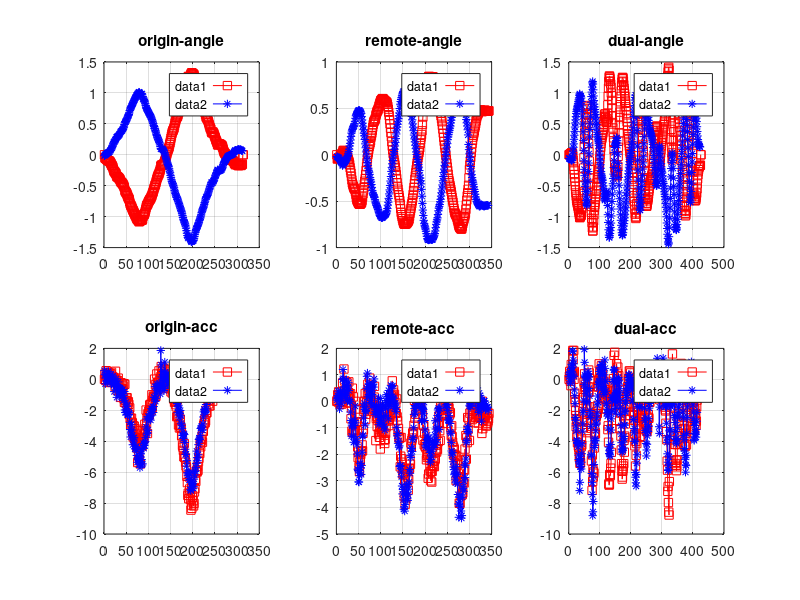
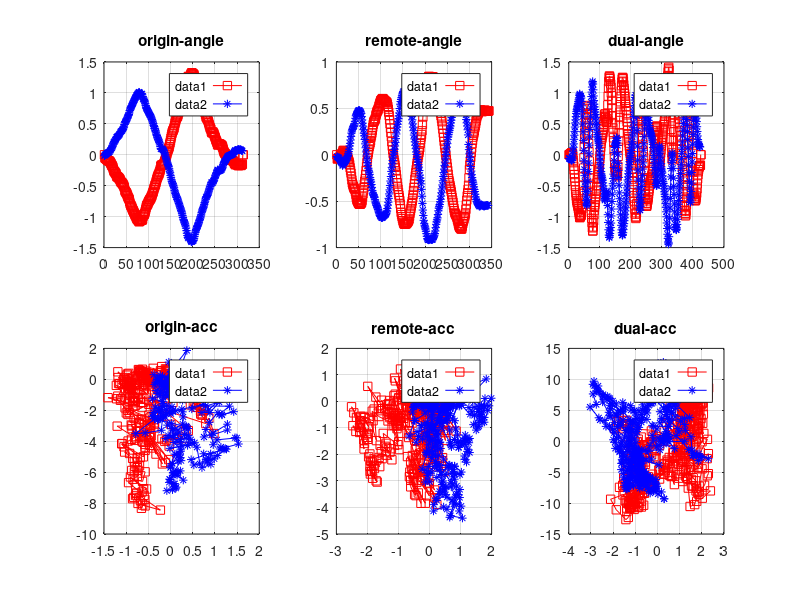
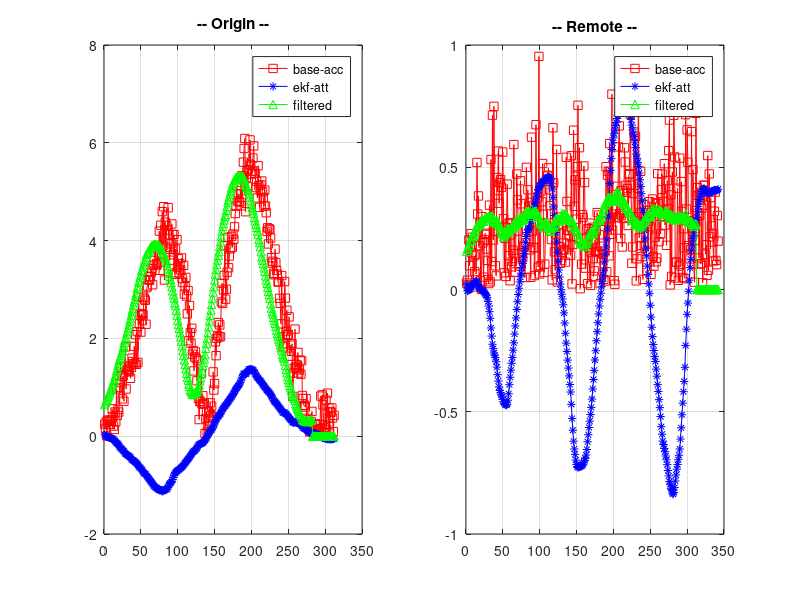

Reproduce these figures in MATLAB, in order.
%%%%%%%%%%%%%%%%%%%%%%%%%%%%%%%%%%%%%%%%%%%%%%%%%%%%%%%%%%%%%%%%%%%%%%%%%%%%%%%%%%%%%%%%%5
%%%% Gesture Roll analyse 
%%%%
%%%%            ZHAOCHAO
%%%%                2016-11-08
%%%%%%%%%%%%%%%%%%%%%%%%%%%%%%%%%%%%%%%%%%%%%%%%%%%%%%%%%%%%%%%%%%%%%%%%%%%%%%%%%%%%%%%%%%%%%%%%%%
%%%%

figure(1);
figure(2);

%%%% roll-origin 

load data_origin_slow.dat

dat = data_origin_slow;

index_left = find(dat(:,1) == 0);
origin_left_att = dat(index_left, 2:4);
origin_left_acc = dat(index_left, 8:10);
origin_left_gyro = dat(index_left, 5:7);


index_right = find(dat(:,1) == 2);
origin_right_att = dat(index_right, 2:4);
origin_right_acc = dat(index_right, 8:10);
origin_right_gyro = dat(index_right, 5:7);

figure(1);
% att
% x-t, y-z
subplot(2,3,1);
tmp_t = [1: 1: size(origin_left_att(:,1), 1)];
plot(tmp_t, origin_left_att(:,2), 'rs-');
hold on;
tmp_t = [1: 1: size(origin_right_att(:,1), 1)];
plot(tmp_t, origin_right_att(:,2), 'b*-');
grid on;
legend('left', 'right');
title('origin-angle');

% acc
% x-x, y-z
subplot(2,3,4);
tmp_t = [1: 1: size(origin_left_acc(:,2), 1)];
plot(tmp_t, origin_left_acc(:,2), 'rs-');
hold on;
tmp_t = [1: 1: size(origin_right_acc(:,2), 1)];
plot(tmp_t, origin_right_acc(:,2), 'b*-');
grid on;
legend('left', 'right');
title('origin-acc');

figure(2);
% att
% x-t, y-z
subplot(2,3,1);
tmp_t = [1: 1: size(origin_left_att(:,1), 1)];
plot(tmp_t, origin_left_att(:,2), 'rs-');
hold on;
tmp_t = [1: 1: size(origin_right_att(:,1), 1)];
plot(tmp_t, origin_right_att(:,2), 'b*-');
grid on;
legend('left', 'right');
title('origin-angle');

% acc
% x-x, y-z
subplot(2,3,4);
plot(origin_left_acc(:,1), origin_left_acc(:,2), 'rs-');
hold on;
plot(origin_right_acc(:,1), origin_right_acc(:,2), 'b*-');
grid on;
legend('left', 'right');
title('origin-acc');


%%%% roll-remote

load data_remote_slow.dat

dat = data_remote_slow;

index_left = find(dat(:,1) == 0);
remote_left_att = dat(index_left, 2:4);
remote_left_acc = dat(index_left, 8:10);
remote_left_gyro = dat(index_left, 5:7);

index_right = find(dat(:,1) == 2);
remote_right_att = dat(index_right, 2:4);
remote_right_acc = dat(index_right, 8:10);
remote_right_gyro = dat(index_right, 5:7);

figure(1);
% att
% x-x, y-z
subplot(2,3,2);
tmp_t = [1: 1: size(remote_left_att(:,1), 1)];
plot(tmp_t, remote_left_att(:,2), 'rs-');
hold on;
tmp_t = [1: 1: size(remote_right_att(:,1), 1)];
plot(tmp_t, remote_right_att(:,2), 'b*-');
grid on;
legend('left', 'right');
title('remote-angle');

% acc
% x-x, y-z
subplot(2,3,5);
tmp_t = [1: 1: size(remote_left_acc(:,1), 1)];
plot(tmp_t, remote_left_acc(:,2), 'rs-');
hold on;
tmp_t = [1: 1: size(remote_right_acc(:,1), 1)];
plot(tmp_t, remote_right_acc(:,2), 'b*-');
grid on;
legend('left', 'right');
title('remote-acc');


figure(2);
% att
% x-x, y-z
subplot(2,3,2);
tmp_t = [1: 1: size(remote_left_att(:,1), 1)];
plot(tmp_t, remote_left_att(:,2), 'rs-');
hold on;
tmp_t = [1: 1: size(remote_right_att(:,1), 1)];
plot(tmp_t, remote_right_att(:,2), 'b*-');
grid on;
legend('left', 'right');
title('remote-angle');

% acc
% x-x, y-z
subplot(2,3,5);
plot(remote_left_acc(:,1), remote_left_acc(:,2), 'rs-');
hold on;
plot(remote_right_acc(:,1), remote_right_acc(:,2), 'b*-');
grid on;
legend('left', 'right');
title('remote-acc');


%%%% roll-dual

load data_dual_slow.dat

dat = data_dual_slow;

index_left = find(dat(:,1) == 0);
dual_left_att = dat(index_left, 2:4);
dual_left_acc = dat(index_left, 8:10);
dual_left_gyro = dat(index_left, 5:7);

index_right = find(dat(:,1) == 2);
dual_right_att = dat(index_right, 2:4);
dual_right_acc = dat(index_right, 8:10);
dual_right_gyro = dat(index_right, 5:7);


figure(1);
% att
% x-x, y-z
subplot(2,3,3);
tmp_t = [1: 1: size(dual_left_att(:,1), 1)];
plot(tmp_t, dual_left_att(:,2), 'rs-');
hold on;
tmp_t = [1: 1: size(dual_right_att(:,1), 1)];
plot(tmp_t, dual_right_att(:,2), 'b*-');
grid on;
legend('left', 'right');
title('dual-angle');

% acc
% x-x, y-z
subplot(2,3,6);
tmp_t = [1: 1: size(dual_left_acc(:,1), 1)];
plot(tmp_t, dual_left_acc(:,2), 'rs-');
hold on;
tmp_t = [1: 1: size(dual_right_acc(:,1), 1)];
plot(tmp_t, dual_right_acc(:,2), 'b*-');
grid on;
legend('left', 'right');
title('dual-acc');


figure(2);
% att
% x-x, y-z
subplot(2,3,3);
tmp_t = [1: 1: size(dual_left_att(:,1), 1)];
plot(tmp_t, dual_left_att(:,2), 'rs-');
hold on;
tmp_t = [1: 1: size(dual_right_att(:,1), 1)];
plot(tmp_t, dual_right_att(:,2), 'b*-');
grid on;
legend('left', 'right');
title('dual-angle');

% acc
% x-x, y-z
subplot(2,3,6);
plot(dual_left_acc(:,1), dual_left_acc(:,3), 'rs-');
hold on;
plot(dual_right_acc(:,1), dual_right_acc(:,3), 'b*-');
grid on;
legend('left', 'right');
title('dual-acc');


%%%%%%%%%%%%%%%%%%%%%%%%%%%%%%%%%%%%%%%%%%%%%%%%%%%%%%%%%%%%%%%%%%%%%%%%%%%%%%%%%%%%%%%%%%%%%%%%%%%
%%%%  Origin
%%%%  delta-theta

SLIDE_WINDOWS_WIDTH = 0;

origin_size = min(min(size(origin_left_att, 1), size(origin_left_acc, 1)), ...
    min(size(origin_right_att, 1), size(origin_right_acc, 1))) - SLIDE_WINDOWS_WIDTH;

delta_origin_left_att = zeros(origin_size, 3);
delta_origin_left_acc = zeros(origin_size, 3);
delta_origin_left_gyro = zeros(origin_size, 3);
delta_origin_left_t = zeros(origin_size, 1);

delta_origin_right_att = zeros(origin_size, 3);
delta_origin_right_acc = zeros(origin_size, 3);
delta_origin_right_gyro = zeros(origin_size, 3);
delta_origin_right_t = zeros(origin_size, 1);

% origin_left_att & origin_left_acc
% origin_right_att & origin_right_acc
for index = 1 : origin_size
    delta_origin_left_att(index, :) = sum(origin_left_att(index : (index + SLIDE_WINDOWS_WIDTH), :))/(SLIDE_WINDOWS_WIDTH + 1);
    delta_origin_left_acc(index, :) = sum(origin_left_acc(index : (index + SLIDE_WINDOWS_WIDTH), :))/(SLIDE_WINDOWS_WIDTH + 1);
    delta_origin_left_gyro(index, :) = sum(origin_left_gyro(index : (index + SLIDE_WINDOWS_WIDTH), :))/(SLIDE_WINDOWS_WIDTH + 1);
    
    delta_origin_right_att(index, :) = sum(origin_right_att(index : (index + SLIDE_WINDOWS_WIDTH), :))/(SLIDE_WINDOWS_WIDTH + 1);
    delta_origin_right_acc(index, :) = sum(origin_right_acc(index : (index + SLIDE_WINDOWS_WIDTH), :))/(SLIDE_WINDOWS_WIDTH + 1);
    delta_origin_right_gyro(index, :) = sum(origin_right_gyro(index : (index + SLIDE_WINDOWS_WIDTH), :))/(SLIDE_WINDOWS_WIDTH + 1);
end

% for index = 1 : origin_size -1
%    delta_origin_left_acc(index, :) = origin_left_acc(index + 1, :) - origin_left_acc(index, :); 
% %    delta_origin_left_t(index) = sum(delta_origin_left_att(index, 1) / delta_origin_left_gyro(index, 1) ...
% %                                     + delta_origin_left_att(index, 2) / delta_origin_left_gyro(index, 2) ...
% %                                     + delta_origin_left_att(index, 3) / delta_origin_left_gyro(index, 3)) / 3;
%    
%    delta_origin_right_acc(index, :) = origin_right_acc(index + 1, :) - origin_right_acc(index, :);
% %    delta_origin_right_t(index) = sum(delta_origin_right_att(index, 1) / delta_origin_right_gyro(index, 1) ...
% %                                     + delta_origin_right_att(index, 2) / delta_origin_right_gyro(index, 2) ...
% %                                     + delta_origin_right_att(index, 3) / delta_origin_right_gyro(index, 3)) / 3;
% 
% end

delta_orign_right_acc = origin_right_acc(1:origin_size, :);
delta_origin_left_acc = origin_left_acc(1:origin_size, :);

delta_origin_acc = (delta_origin_left_acc - delta_origin_right_acc) / 2;
delta_origin_gyro = (delta_origin_left_gyro - delta_origin_right_gyro) / 2;
delta_origin_att = (delta_origin_left_att - delta_origin_right_att) / 2;

m_delta_origin_acc = zeros(1, origin_size);
m_delta_origin_gyro = zeros(1, origin_size);

for index = 1 : origin_size
%     m_delta_origin_acc(index) = sqrt( abs(delta_origin_acc(index, 1) .* delta_origin_acc(index, 1) ...
%                             + delta_origin_acc(index, 2) .* delta_origin_acc(index, 2) ...
%                             + delta_origin_acc(index, 3) .* delta_origin_acc(index, 3)));
    m_delta_origin_gyro(index) = sqrt( abs(delta_origin_left_gyro(index, 1) .* delta_origin_gyro(index, 1) ...
                            + delta_origin_gyro(index, 2) .* delta_origin_gyro(index, 2) ...
                            + delta_origin_gyro(index, 3) .* delta_origin_gyro(index, 3)));

    m_delta_origin_acc(index) = sqrt( abs(delta_origin_acc(index, 2) .* delta_origin_acc(index, 2)));
                        
% % %     m_delta_origin_acc(index) = sqrt( abs(delta_origin_acc(index, 1) .* delta_origin_acc(index, 1) ...
% % %                             + delta_origin_acc(index, 3) .* delta_origin_acc(index, 3)));
% % %     m_delta_origin_gyro(index) = sqrt( abs(delta_origin_left_gyro(index, 1) .* delta_origin_gyro(index, 1) ...
% % %                             + delta_origin_gyro(index, 3) .* delta_origin_gyro(index, 3)));
end

% % % tmp_origin_left_att ./ delta_origin_left_acc
% % % delta_origin_left_att ./ delta_origin_left_acc
% % % delta_origin_left_gyro ./ delta_origin_left_acc
% % % delta_origin_left_gyro ./ delta_origin_acc 

kdt = (m_delta_origin_gyro ./ m_delta_origin_acc);

%%%% mean
display('origin[m_gyro/m_delta_acc]_mean: ');
mean(kdt)

%%%% var
display('origin[m_gyro/m_delta_acc]_var: ')
var(kdt)

%%%% std
display('origin[m_gyro/m_delta_acc]_std: ')
std(kdt)

% % % origin_left_dt = sum(delta_origin_left_t) / (size(delta_origin_left_t, 1)-1)
% % % origin_right_dt = sum(delta_origin_right_t) / (size(delta_origin_right_t, 1)-1)
% % % 
% % % origin_left_vec = delta_origin_left_acc .* origin_left_dt;
% % % origin_right_vec = delta_origin_right_acc .* origin_right_dt;



%%%%%%%%%%%%%%%%%%%%%%%%%%%%%%%%%%%%%%%%%%%%%%%%%%%%%%%%%%%%%%%%%%%%%%%%%%%%%%%%%%%%%%%%%%%%%%%%%%%
%%%%  Slide_Windows_Filter
%%%%  Origin

SLIDE_WINDOWS_WIDTH = 30;

origin_size = size(m_delta_origin_acc, 2) - SLIDE_WINDOWS_WIDTH;

fm_delta_origin_acc = zeros(size(m_delta_origin_acc));

for index = 1 : origin_size 
    fm_delta_origin_acc(index) = sum(m_delta_origin_acc(index : (index + SLIDE_WINDOWS_WIDTH)))/(SLIDE_WINDOWS_WIDTH + 1);
end



figure(4);

subplot(1, 2, 1);
tmp_t = [1: 1: size(m_delta_origin_acc, 2)];
plot(tmp_t, m_delta_origin_acc, 'rs-');
hold on;
tmp_t = [1: 1: size(delta_origin_att(:,1), 1)];
plot(tmp_t, delta_origin_att(:,2), 'b*-');
grid on;

tmp_t = [1: 1: size(fm_delta_origin_acc, 2)];
plot(tmp_t, fm_delta_origin_acc, 'g^-');
legend('base-acc', 'ekf-att', 'filtered');
title('-- Origin --');



%%%%%%%%%%%%%%%%%%%%%%%%%%%%%%%%%%%%%%%%%%%%%%%%%%%%%%%%%%%%%%%%%%%%%%%%%%%%%%%%%%%%%%%%%%%%%%%%%%%%%%
%%%%  Remote 
%%%%  delta-theta

SLIDE_WINDOWS_WIDTH = 0;

remote_size = min(min(size(remote_left_att, 1), size(remote_left_acc, 1)), ...
    min(size(remote_right_att, 1), size(remote_right_acc, 1))) - SLIDE_WINDOWS_WIDTH;

delta_remote_left_att = zeros(remote_size, 3);
delta_remote_left_acc = zeros(remote_size, 3);
delta_remote_left_gyro = zeros(remote_size, 3);
delta_remote_left_t = zeros(remote_size, 1);

delta_remote_right_att = zeros(remote_size, 3);
delta_remote_right_acc = zeros(remote_size, 3);
delta_remote_right_gyro = zeros(remote_size, 3);
delta_remote_right_t = zeros(remote_size, 1);

% origin_left_att & origin_left_acc
% origin_right_att & origin_right_acc
for index = 1 : remote_size
    delta_remote_left_att(index, :) = sum(remote_left_att(index : (index + SLIDE_WINDOWS_WIDTH), :))/(SLIDE_WINDOWS_WIDTH + 1);
    delta_remote_left_acc(index, :) = sum(remote_left_acc(index : (index + SLIDE_WINDOWS_WIDTH), :))/(SLIDE_WINDOWS_WIDTH + 1);
    delta_remote_left_gyro(index, :) = sum(remote_left_gyro(index : (index + SLIDE_WINDOWS_WIDTH), :))/(SLIDE_WINDOWS_WIDTH + 1);
    
    delta_remote_right_att(index, :) = sum(remote_right_att(index : (index + SLIDE_WINDOWS_WIDTH), :))/(SLIDE_WINDOWS_WIDTH + 1);
    delta_remote_right_acc(index, :) = sum(remote_right_acc(index : (index + SLIDE_WINDOWS_WIDTH), :))/(SLIDE_WINDOWS_WIDTH + 1);
    delta_remote_right_gyro(index, :) = sum(remote_right_gyro(index : (index + SLIDE_WINDOWS_WIDTH), :))/(SLIDE_WINDOWS_WIDTH + 1);
end

% % % for index = 1 : remote_size -1
% % %    delta_remote_left_acc(index, :) = remote_left_acc(index + 1, :) - remote_left_acc(index, :); 
% % % %    delta_origin_left_t(index) = sum(delta_origin_left_att(index, 1) / delta_origin_left_gyro(index, 1) ...
% % % %                                     + delta_origin_left_att(index, 2) / delta_origin_left_gyro(index, 2) ...
% % % %                                     + delta_origin_left_att(index, 3) / delta_origin_left_gyro(index, 3)) / 3;
% % %    
% % %    delta_remote_right_acc(index, :) = remote_right_acc(index + 1, :) - remote_right_acc(index, :);
% % % %    delta_origin_right_t(index) = sum(delta_origin_right_att(index, 1) / delta_origin_right_gyro(index, 1) ...
% % % %                                     + delta_origin_right_att(index, 2) / delta_origin_right_gyro(index, 2) ...
% % % %                                     + delta_origin_right_att(index, 3) / delta_origin_right_gyro(index, 3)) / 3;
% % % 
% % % end

delta_remote_left_acc = remote_left_acc(1:remote_size, :);
delta_remote_right_acc = remote_right_acc(1:remote_size, :);


delta_remote_acc = (delta_remote_left_acc - delta_remote_right_acc) / 2;
delta_remote_gyro = (delta_remote_left_gyro - delta_remote_right_gyro) / 2;
delta_remote_att = (delta_remote_left_att - delta_remote_right_att) / 2;

m_delta_remote_acc = zeros(1, remote_size);
m_delta_remote_gyro = zeros(1, remote_size);

for index = 1 : remote_size
%     m_delta_remote_acc(index) = sqrt( abs(delta_remote_acc(index, 1) .* delta_remote_acc(index, 1) ...
%                             + delta_remote_acc(index, 2) .* delta_remote_acc(index, 2) ...
%                             + delta_remote_acc(index, 3) .* delta_remote_acc(index, 3)));
    m_delta_remote_gyro(index) = sqrt( abs(delta_remote_left_gyro(index, 1) .* delta_remote_gyro(index, 1) ...
                            + delta_remote_gyro(index, 2) .* delta_remote_gyro(index, 2) ...
                            + delta_remote_gyro(index, 3) .* delta_remote_gyro(index, 3)));
                        
    m_delta_remote_acc(index) = sqrt( abs(delta_remote_acc(index, 2) .* delta_remote_acc(index, 2)));
% % % % %     m_delta_remote_gyro(index) = sqrt( abs(delta_remote_left_gyro(index, 2) .* delta_remote_gyro(index, 2)));
% % % 
% % %     m_delta_remote_acc(index) = sqrt( abs(delta_remote_acc(index, 1) .* delta_remote_acc(index, 1) ...
% % %                             + delta_remote_acc(index, 3) .* delta_remote_acc(index, 3)));
% % %     m_delta_remote_gyro(index) = sqrt( abs(delta_remote_left_gyro(index, 1) .* delta_remote_gyro(index, 1) ...
% % %                             + delta_remote_gyro(index, 3) .* delta_remote_gyro(index, 3)));

end

% % % tmp_origin_left_att ./ delta_origin_left_acc
% % % delta_origin_left_att ./ delta_origin_left_acc
% % % delta_origin_left_gyro ./ delta_origin_left_acc
% % % delta_origin_left_gyro ./ delta_origin_acc 

kdt = (m_delta_remote_gyro ./ m_delta_remote_acc);

%%%% mean
display('Remote[m_gyro/m_delta_acc]_mean: ');
mean(kdt)

%%%% var
display('Remote[m_gyro/m_delta_acc]_var: ');
var(kdt)

%%%% std
display('Remote[m_gyro/m_delta_acc]_std: ');
std(kdt)


%%%%%%%%%%%%%%%%%%%%%%%%%%%%%%%%%%%%%%%%%%%%%%%%%%%%%%%%%%%%%%%%%%%%%%%%%%%%%%%%%%%%%%%%%%%%%%%%%%%
%%%%  Slide_Windows_Filter
%%%%  Remote

SLIDE_WINDOWS_WIDTH = 30;

remote_size = size(m_delta_remote_acc, 2)  - SLIDE_WINDOWS_WIDTH;

fm_delta_remote_acc = zeros(size(m_delta_remote_acc));

for index = 1 : remote_size
    fm_delta_remote_acc(index) = sum(m_delta_remote_acc(index : (index + SLIDE_WINDOWS_WIDTH)))/(SLIDE_WINDOWS_WIDTH + 1);
end



figure(4);

subplot(1, 2, 2);
tmp_t = [1: 1: size(m_delta_remote_acc, 2)];
plot(tmp_t, m_delta_remote_acc, 'rs-');
hold on;
tmp_t = [1: 1: size(delta_remote_att(:,1), 1)];
plot(tmp_t, delta_remote_att(:,2), 'b*-');
grid on;

tmp_t = [1: 1: size(fm_delta_remote_acc, 2)];
plot(tmp_t, fm_delta_remote_acc, 'g^-');
legend('base-acc', 'ekf-att', 'filtered');
title('-- Remote --');

% origin_left_dt = sum(delta_remote_left_t) / (size(delta_remote_left_t, 1)-1)
% origin_right_dt = sum(delta_remote_right_t) / (size(delta_remote_right_t, 1)-1)
% 
% origin_left_vec = delta_remote_left_acc .* origin_left_dt;
% origin_right_vec = delta_remote_right_acc .* origin_right_dt;
% 
% 
% (origin_left_vec ./ 0.03) - delta_origin_left_gyro





% SLIDE_WINDOWS_WIDTH = 3;
% 
% remote_size = min(min(size(remote_left_att, 1), size(remote_left_acc, 1)), ...
%     min(size(remote_right_att, 1), size(remote_right_acc, 1))) - SLIDE_WINDOWS_WIDTH;
% 
% delta_remote_left_att = zeros(remote_size, 3);
% delta_remote_left_acc = zeros(remote_size, 3);
% delta_remote_left_gyro = zeros(remote_size, 3);
% delta_remote_left_t = zeros(remote_size, 1);
% 
% delta_remote_right_att = zeros(remote_size, 3);
% delta_remote_right_acc = zeros(remote_size, 3);
% delta_remote_right_gyro = zeros(remote_size, 3);
% delta_remote_right_t = zeros(remote_size, 1);
% 
% for index = 1 : remote_size
%     
% end
